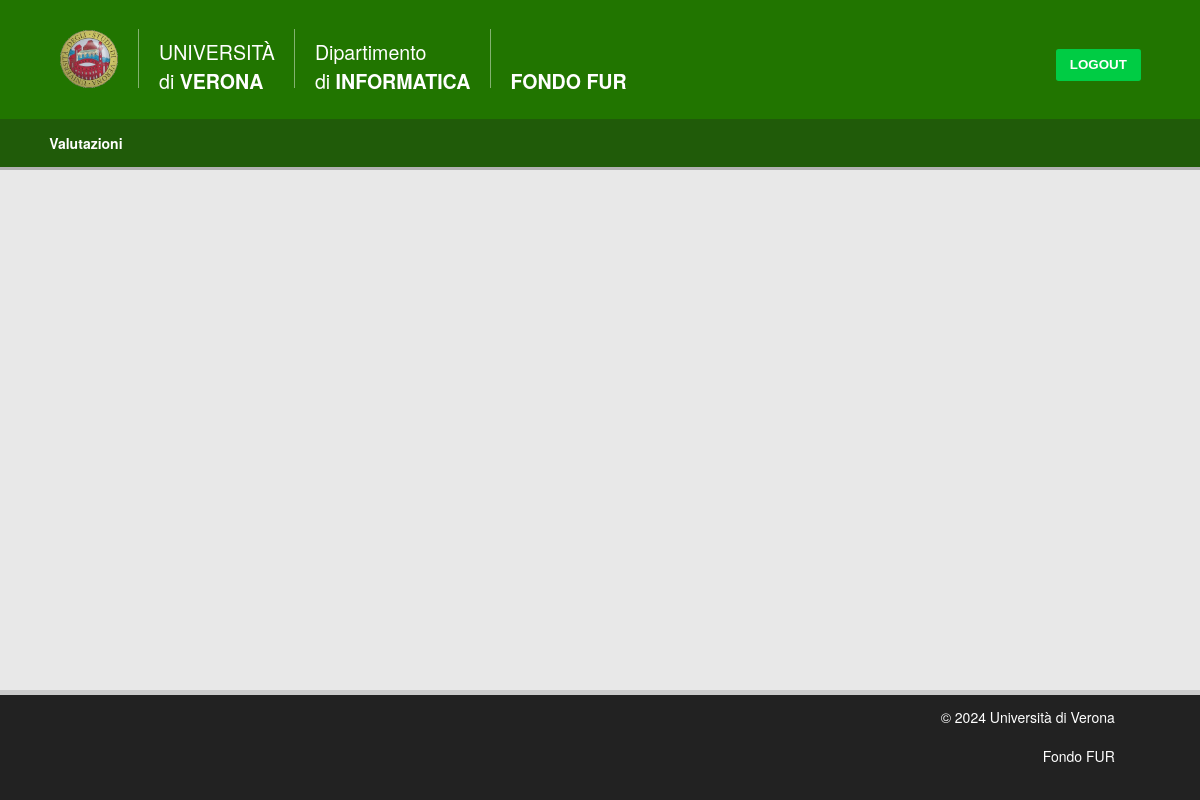
Before: /selezioni/qwertyu/ with the older database file.
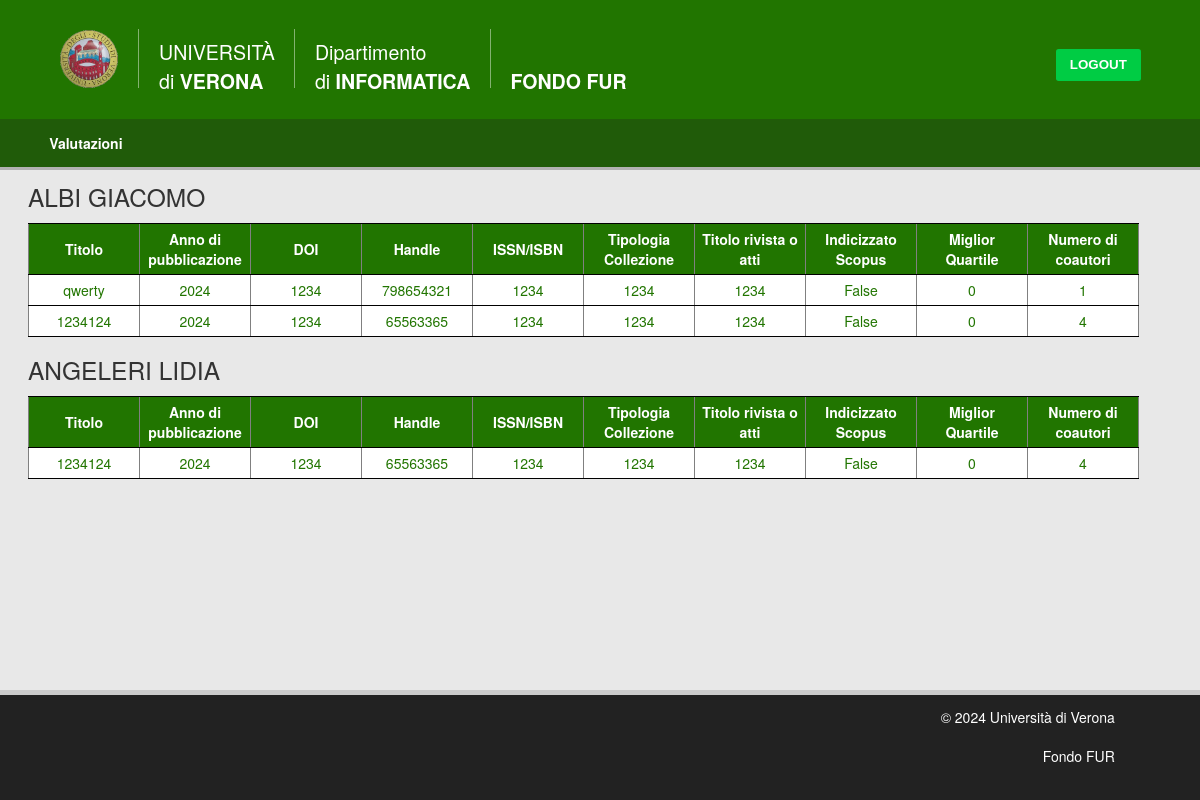
After: the same page with the newer database file.
### caricamentoDati/models.py (models this page shows, shortened)
class Docente(models.Model):
    codiceFiscale = models.CharField(
        max_length=16, primary_key=True, default='RSSMRA80L05F593A', verbose_name="codice fiscale")
    cognome_nome = models.CharField(
        max_length=40, verbose_name="cognome e nome")
    def __str__(self):
        return self.cognome_nome.upper()
    class Meta:
        verbose_name_plural = "Docenti"

class RelazioneDocentePubblicazione(models.Model):
    pubblicazione = models.ForeignKey(
        PubblicazionePresentata, on_delete=models.CASCADE)
    autore = models.ForeignKey(Docente, on_delete=models.CASCADE)
    scelta = models.IntegerField(null=True, blank=True, default=0)
    class Meta:
        constraints = [models.UniqueConstraint(
            fields=['pubblicazione', 'autore'], name='chiavePrimariaComposta')]
    class Meta:
        verbose_name_plural = "Relazioni Docente-Pubblicazione"

class PubblicazionePresentata(models.Model):
    handle = models.CharField(max_length=30, primary_key=True)
    valutazione = models.ForeignKey(
        Valutazione, on_delete=models.CASCADE, null=True, blank=True)
    issn_isbn = models.CharField(
        max_length=30, null=True, blank=True, verbose_name="issn o isbn")
    anno_pubblicazione = models.IntegerField(validators=[MinValueValidator(1000), MaxValueValidator(
        9999)], default=datetime.date.today().year, verbose_name="anno di pubblicazione")
    doi = models.CharField(max_length=30, null=True, blank=True)
    titolo = models.CharField(max_length=200)
    tipologia_collezione = models.CharField(
        max_length=100, verbose_name="tipologia della collezione")
    titolo_rivista_atti = models.CharField(
        max_length=200, null=True, verbose_name="titolo della rivista o atti")
    indicizzato_scopus = models.BooleanField(default=False)
    miglior_quartile = models.IntegerField(blank=True, default=0, validators=[
        MinValueValidator(0)], verbose_name="miglior quartile")
    num_coautori_dip = models.PositiveIntegerField(
        default=1, validators=[MinValueValidator(1)], verbose_name="numero di coautori del dipartimento")
    class Meta:
        constraints = [models.UniqueConstraint(
            fields=['handle', 'valutazione'], name='chiaveComposta')]
    class Meta:
        verbose_name_plural = "Pubblicazioni Presentate"

### caricamentoDati/views.py (the view)
# urls.py: re_path('^selezioni/(?P<valutazione_nome>.*)/$', views.visualizza_selezioni,
def visualizza_selezioni(request, valutazione_nome):
    valutazione = Valutazione.objects.get(nome=valutazione_nome)
    selezioni_per_autore = {}
    docenti = Docente.objects.all().order_by('cognome_nome')
    for docente in docenti:
        pubblicazioni_selezionate = RelazioneDocentePubblicazione.objects.filter(
            autore=docente, pubblicazione__valutazione=valutazione, scelta=1).select_related('pubblicazione')
        selezioni_per_autore[docente] = pubblicazioni_selezionate
    context = {
        'valutazione': valutazione,
        'selezioni_per_autore': selezioni_per_autore
    }
    return render(request, 'caricamentoDati/selezioni.html', context)

### caricamentoDati/templates/caricamentoDati/selezioni.html (shortened to what this page needs)
{% extends 'base.html' %}
{% block content %}
  <div class="container">
    {% for docente, pubblicazioni in selezioni_per_autore.items %}
    {% if pubblicazioni %}
      <h2>{{ docente }}</h2>
      <div class="table-responsive">
        <table class="table table-striped table-bordered" border="1">
          <thead>
            <tr>
              <th scope="col">Titolo</th>
              <th scope="col">Anno di pubblicazione</th>
              <th scope="col">DOI</th>
              <th scope="col">Handle</th>
              <th scope="col">ISSN/ISBN</th>
              <th scope="col">Tipologia Collezione</th>
              <th scope="col">Titolo rivista o atti</th>
              <th scope="col">Indicizzato Scopus</th>
              <th scope="col">Miglior Quartile</th>
              <th scope="col">Numero di coautori</th>
            </tr>
          </thead>
          <tbody>
            {% for selezione in pubblicazioni %}
              <tr>
                <td>{{ selezione.pubblicazione.titolo }}</td>
                <td class="text-center">{{ selezione.pubblicazione.anno_pubblicazione }}</td>
                <td>{{ selezione.pubblicazione.doi }}</td>
                <td>{{ selezione.pubblicazione.handle }}</td>
                <td class="text-center">{{ selezione.pubblicazione.issn_isbn }}</td>
                <td>{{ selezione.pubblicazione.tipologia_collezione }}</td>
                <td>{{ selezione.pubblicazione.titolo_rivista_atti }}</td>
                <td class="text-center">{{ selezione.pubblicazione.indicizzato_scopus }}</td>
                <td class="text-center">{{ selezione.pubblicazione.miglior_quartile }}</td>
                <td class="text-center">{{ selezione.pubblicazione.num_coautori_dip }}</td>
              </tr>
            {% endfor %}
          </tbody>
        </table>
      </div>
      {% endif %}
    {% endfor %}
  </div>
{% endblock %}

Changed rows visible on the page:
now on this page (row unchanged): Docente: cognome_nome "ALBI GIACOMO"
now on this page (row edited): RelazioneDocentePubblicazione: pubblicazione.titolo "qwerty", pubblicazione.anno_pubblicazione "2024", pubblicazione.doi "1234", pubblicazione.handle "798654321", pubblicazione.issn_isbn "1234", pubblicazione.tipologia_collezione "1234", pubblicazione.titolo_rivista_atti "1234", pubblicazione.indicizzato_scopus "False", pubblicazione.miglior_quartile "0", pubblicazione.num_coautori_dip "1", shown under "ALBI GIACOMO"
now on this page (row edited): RelazioneDocentePubblicazione: pubblicazione.titolo "1234124", pubblicazione.anno_pubblicazione "2024", pubblicazione.doi "1234", pubblicazione.handle "65563365", pubblicazione.issn_isbn "1234", pubblicazione.tipologia_collezione "1234", pubblicazione.titolo_rivista_atti "1234", pubblicazione.indicizzato_scopus "False", pubblicazione.miglior_quartile "0", pubblicazione.num_coautori_dip "4", shown under "ALBI GIACOMO"
now on this page (row unchanged): Docente: cognome_nome "ANGELERI LIDIA"
now on this page (row edited): RelazioneDocentePubblicazione: pubblicazione.titolo "1234124", pubblicazione.anno_pubblicazione "2024", pubblicazione.doi "1234", pubblicazione.handle "65563365", pubblicazione.issn_isbn "1234", pubblicazione.tipologia_collezione "1234", pubblicazione.titolo_rivista_atti "1234", pubblicazione.indicizzato_scopus "False", pubblicazione.miglior_quartile "0", pubblicazione.num_coautori_dip "4", shown under "ANGELERI LIDIA"
